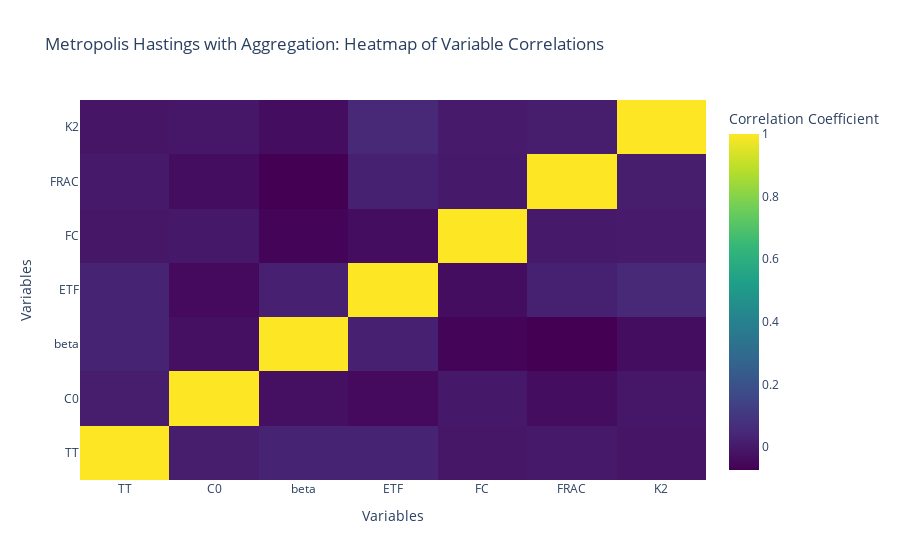

Here is the notebook cell this chart was saved with:
### Code cell
corr_matrix = samples.corr()

fig = go.Figure(
    data=go.Heatmap(
        z=corr_matrix,
        x=corr_matrix.columns,
        y=corr_matrix.columns,
        colorscale="Viridis", 
        colorbar=dict(title="Correlation Coefficient"),
    )
)

# Update layout
fig.update_layout(
    title="Metropolis Hastings with Aggregation: Heatmap of Variable Correlations",
    xaxis_title="Variables",
    yaxis_title="Variables",
)

fig.show()

### Figure 1 — Plotly figure (JSON) as saved in the notebook; plotly's stock layout.template omitted (floating-point values rounded to 4 significant figures)
{"data": [{"colorbar": {"title": {"text": "Correlation Coefficient"}}, "colorscale": [[0, "#440154"], [0.1111, "#482878"], [0.2222, "#3e4989"], [0.3333, "#31688e"], [0.4444, "#26828e"], [0.5556, "#1f9e89"], [0.6667, "#35b779"], [0.7778, "#6ece58"], [0.8889, "#b5de2b"], [1, "#fde725"]], "type": "heatmap", "x": ["TT", "C0", "beta", "ETF", "FC", "FRAC", "K2"], "y": ["TT", "C0", "beta", "ETF", "FC", "FRAC", "K2"], "z": [[1, 0.01384, 0.02954, 0.02959, -0.009973, 0.001459, -0.01316], [0.01384, 1, -0.02601, -0.04434, -0.001597, -0.0354, -0.007643], [0.02954, -0.02601, 1, 0.02186, -0.06286, -0.07297, -0.03554], [0.02959, -0.04434, 0.02186, 1, -0.03738, 0.02357, 0.04873], [-0.009973, -0.001597, -0.06286, -0.03738, 1, 0.0009117, 0.002514], [0.001459, -0.0354, -0.07297, 0.02357, 0.0009117, 1, 0.01242], [-0.01316, -0.007643, -0.03554, 0.04873, 0.002514, 0.01242, 1]]}], "layout": {"title": {"text": "Metropolis Hastings with Aggregation: Heatmap of Variable Correlations"}, "xaxis": {"title": {"text": "Variables"}}, "yaxis": {"title": {"text": "Variables"}}}}
